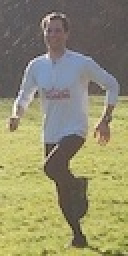
#> input picture images/pascal2007-person-correctsize.jpg, 64 x 128 px (shown 2 times larger)
$ python hog.py
#> lines starting #> are read from the running program, lines starting #| are printed output that depends on the picture
'''
Applies the steps of HOG to an image, preferrably of size 64x128. Visualizes the intermediate steps as well as the final feature map.

Last modified: Dec 31, 2020
Author: Dave

'''

import numpy as np
import cv2 as cv
from matplotlib import pyplot as plt
from skimage.feature import hog as hogsk
from skimage import data, exposure

# Read image
imgorg = cv.imread('images/pascal2007-person-correctsize.jpg') #  Use the correct size of 64x128 pixels
#> imgorg is the input picture: shape (128, 64, 3); mean B, G, R 109.3, 142, 145.4
img = np.float32(imgorg) / 255.0

# Calculate gradient
gx = cv.Sobel(img, cv.CV_32F, 1, 0, ksize=1)
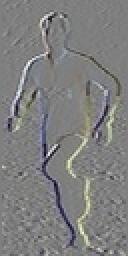
#> gx: shape (128, 64, 3) float32 (shown 2 times larger); mean B, G, R -0.00141, -0.000955, -0.00105; drawn with min black and max white
gy = cv.Sobel(img, cv.CV_32F, 0, 1, ksize=1)
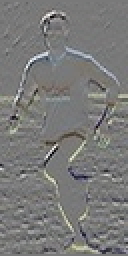
#> gy: shape (128, 64, 3) float32 (shown 2 times larger); mean B, G, R -0.00024, 0.00457, 0.00436; drawn with min black and max white

# Find magnitude and orientation of gradients
mag, angle = cv.cartToPolar(gx, gy, angleInDegrees=True)
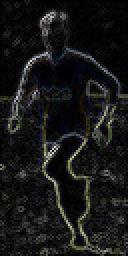
#> mag: shape (128, 64, 3) float32 (shown 2 times larger); mean B, G, R 0.0942, 0.0954, 0.0945
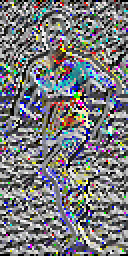
#> angle: shape (128, 64, 3) float32 (shown 2 times larger); mean B, G, R 176.8, 171.7, 171; drawn with min black and max white

# Plot x, y, and magnitude of gradients
titles = ['Gradient x', 'Gradient y', 'Gradient magnitude']
for i in range(0,3):
    print(i)
    plt.subplot(1,3,i+1)
    plt.imshow(gx, cmap='Blues')
    plt.title(titles[i], color='white')
    plt.xticks([])
    plt.yticks([])
plt.tight_layout()
plt.savefig('images/hog-example-gradients.png', transparent=True)
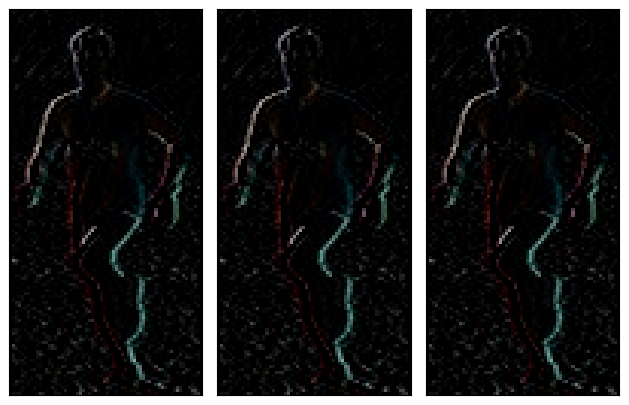
#> figure drawn by matplotlib, 3 panels; B, G, R data is drawn as R, G, B
plt.show()

# Calculate HOG. Opencv doesn't offer visualization so skimage is used here.
implot = cv.cvtColor(imgorg, cv.COLOR_BGR2RGB)
#> (the run stopped early here; a loop or call above may not have finished)
